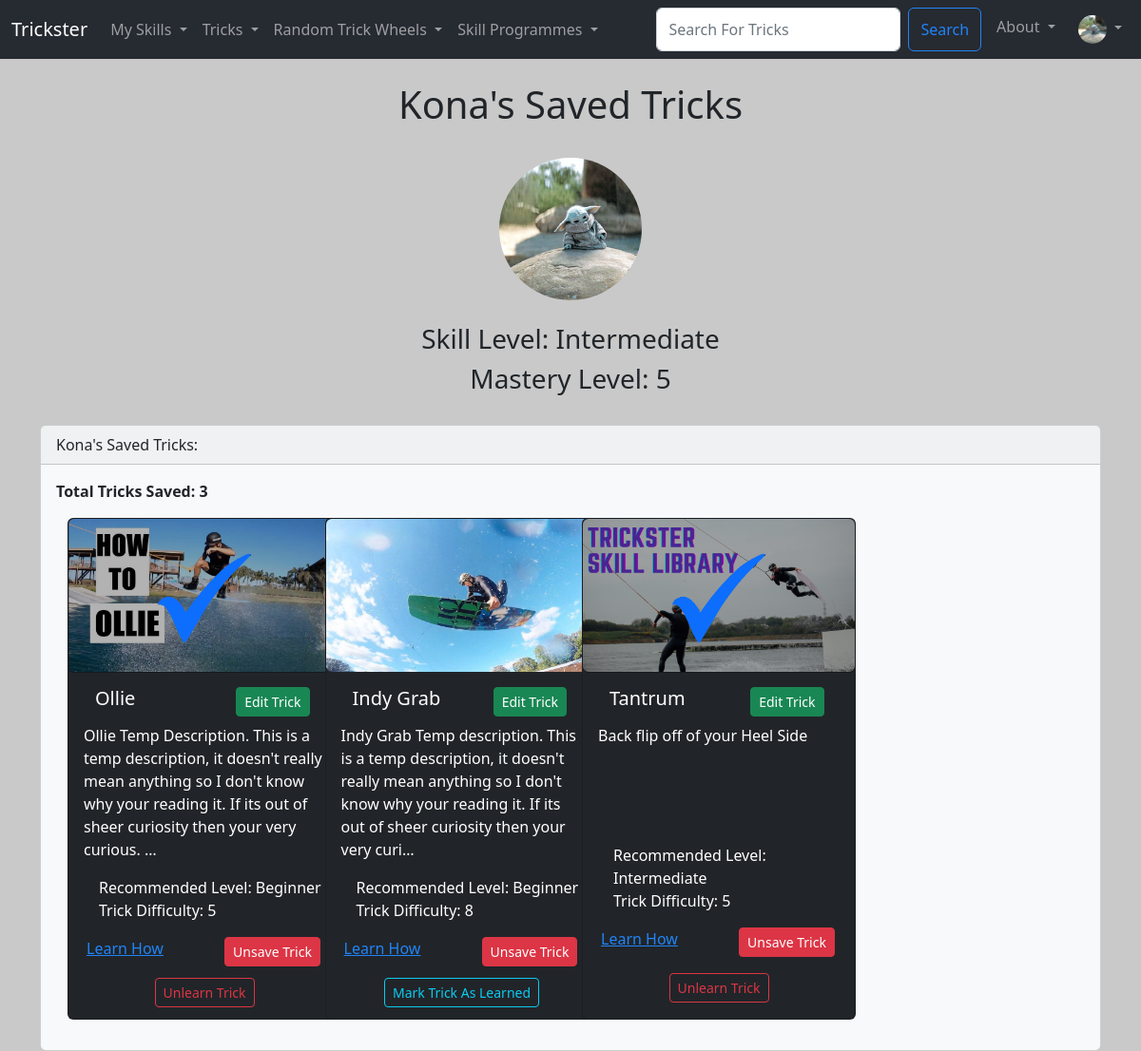
Screenshot of /Users/my_saved_tricks/1 (signed in) with the database file from the repository.
### Users/models.py (models this page shows, shortened)
class Trickster_User(AbstractBaseUser, PermissionsMixin):
  UserID = models.AutoField(primary_key=True)
  Email = models.EmailField(('Email Address'), unique=True)
  Username = models.CharField(('Username'),max_length=25, unique=True)
  FirstName = models.CharField(('First Name'),max_length=25)
  LastName = models.CharField(('Last Name'),max_length=25)
  DateOfJoining = models.DateField(default=timezone.now)
  is_staff = models.BooleanField(default=False)
  is_active = models.BooleanField(default=True)
  objects = CustomUserManager()
  USERNAME_FIELD = 'Email'
  REQUIRED_FIELDS = ['Username', 'FirstName', 'LastName']

class User_Profile(models.Model):
  User = models.OneToOneField(Trickster_User, on_delete=models.CASCADE)
  ProfilePhoto = models.ImageField(null=True, blank=True, upload_to="images/profile")
  Bio = models.TextField(blank=True)
  SkillLevel = models.ForeignKey(SkillLevel, default=get_default_skill_level, blank=True, null=True, on_delete=models.CASCADE)
  UserDifficultyLevel = models.PositiveIntegerField(default=1, null=True, validators=[MinValueValidator(1), MaxValueValidator(10)])
  UserLevelProgress = models.PositiveIntegerField(default=1, validators=[MinValueValidator(1), MaxValueValidator(100)])
  LearnedTricks = models.ManyToManyField(Trick, related_name='learned_trick', blank=True)
  SavedTricks = models.ManyToManyField(Trick, related_name='saved_trick', blank=True)
  CurrentlyLearningProgrammes = models.ManyToManyField(Trick_Programme, related_name='currently_learning_programme', blank=True)
  CompletedProgrammes = models.ManyToManyField(Trick_Programme, related_name='completed_programme', blank=True)
  CompletedLessons = models.ManyToManyField(Programme_Lesson, related_name='completed_lessons', blank=True)
  SavedProgrammes = models.ManyToManyField(Trick_Programme, related_name='saved_programme', blank=True)
  Follows =  models.ManyToManyField('self', related_name='followed_by', symmetrical=False, blank=True)

### TricksterMain/models.py (models this page shows, shortened)
class SkillLevel (models.Model):
  SkillLevelID = models.AutoField(primary_key=True)
  SkillLevelName = models.CharField(max_length=25)
  def __str__(self):
    return self.SkillLevelName

class Trick (models.Model):
  TrickID = models.AutoField(primary_key=True)
  TrickName = models.CharField(max_length=25)
  TrickDiscription = models.TextField(blank=True)
  TrickHowTo = models.TextField(blank=True)
  TrickRecLevel = models.ForeignKey(SkillLevel, blank=True, null=True, on_delete=models.CASCADE)
  TrickDifficulty = models.PositiveIntegerField(null=True, validators=[MinValueValidator(1), MaxValueValidator(10)])
  TrickImg = models.ImageField(null=True, blank=True, upload_to="images/")
  TrickCategory = models.ManyToManyField(Category, related_name='trick_category_tags', blank=True)
  approved = models.BooleanField('Approved', default=False)
  def __str__(self):
    return self.TrickName

### Users/views.py (the view)
# urls.py: path('my_saved_tricks/<int:pk>', views.my_saved_tricks, name="my-saved-tricks"),
def my_saved_tricks(request, pk):
  if request.user.is_authenticated:
    profile = User_Profile.objects.get(User_id=pk)
    trick_count = profile.SavedTricks.all().count()
    current_page = request.path
    return render(request, 'user_pages/my_saved_tricks.html', {'profile': profile, "trick_count":trick_count, 'current_page':current_page})
  else:
    messages.error(request, ("You Must Be Logged In To See This Page!"))
    return redirect('home')

### Users/templates/user_pages/my_saved_tricks.html (shortened to what this page needs)
{% extends 'main/base.html' %}
{% load static %}
{% block content  %}
{% if profile %}
  <div class="container text-center">
    <h1>{{ profile.User.FirstName }}'s Saved Tricks</h1>
    {% if profile.ProfilePhoto %}
      <img
      class="rounded-circle"
      height="150"
      src="{{ profile.ProfilePhoto.url }}"
      alt="User Profile Image"
      />
    {% endif %}
    <h3>Skill Level: {{ profile.SkillLevel }}</h3>
    <h3>Mastery Level: {{ profile.UserDifficultyLevel }}</h3>
    </div>
    <div class="card text-dark bg-light">
      <div class="card-header">
        {{ profile.User.FirstName }}'s Saved Tricks:
      </div>
      <div class="card-body">
        <p class="card-text"><strong>Total Tricks Saved: {{ trick_count }}</strong></p>
        <div class="container-md">
          <div class="row row-cols-1 row-cols-sm-2 row-cols-md-3 row-cols-xl-4 g-4">
            {% for trick in profile.SavedTricks.all %}
              {% include 'components/trick_cards.html' with trick=trick user=request.user current_page=current_page %}
            {% endfor %}
        </div>
      </div>
    </div>
  </div>
{% endif %}
{% endblock %}

### TricksterMain/templates/components/navbar.html (shortened to what this page needs)
{% load static %}
<nav class="navbar navbar-expand-lg navbar-dark bg-tricksterdark">
  <div class="container-fluid">
    <a class="navbar-brand" href="{%url 'home'%}">Trickster</a>
    <div class="collapse navbar-collapse" id="navbarSupportedContent">
      <ul class="navbar-nav me-auto mb-2 mb-lg-0">
        <li class="nav-item dropdown">
          <a class="nav-link dropdown-toggle" href="#" id="mySkillsDropdown" role="button" data-bs-toggle="dropdown" aria-expanded="false">
            My Skills
          </a>
        </li>
        <li class="nav-item dropdown">
          <a class="nav-link dropdown-toggle" href="#" id="tricksDropdown" role="button" data-bs-toggle="dropdown" aria-expanded="false">
            Tricks
          </a>
        </li>
        <li class="nav-item dropdown">
          <a class="nav-link dropdown-toggle" href="#" id="randomDropdown" role="button" data-bs-toggle="dropdown" aria-expanded="false">
            Random Trick Wheels
          </a>
        </li>
        <li class="nav-item dropdown">
          <a class="nav-link dropdown-toggle" href="#" id="tricksDropdown" role="button" data-bs-toggle="dropdown" aria-expanded="false">
            Skill Programmes
          </a>
        </li>
      </ul>
      <div class="navbar-nav ml-auto gap-2">
        <form class="d-flex" method="POST" action="{% url 'search-trick' %}">
          <input class="form-control me-2 input-sm" type="search" placeholder="Search For Tricks" aria-label="Search" name="trick_searched">
          <button class="btn btn-outline-primary" type="submit">Search</button>
        </form>
        <li class="nav-item dropdown">
          <a class="nav-link dropdown-toggle" href="#" id="tricksDropdown" role="button" data-bs-toggle="dropdown" aria-expanded="false">
            About
          </a>
        </li>
        {% if user.is_authenticated %}
        <li class="nav-item dropdown">
          <a class="nav-link dropdown-toggle" href="#" id="navbarScrollingDropdown" role="button" data-bs-toggle="dropdown" aria-expanded="false">
            {% if request.user.user_profile.ProfilePhoto %}
              <img
              class="rounded-circle"
              height="30"
              src="{{ request.user.user_profile.ProfilePhoto.url }}"
              alt="User Profile Image"
              />
            {% endif %}
          </a>
        </li>
        {% else %}
          <li class="nav-item">
            <a class="nav-link" href="{%url 'login'%}">Login</a>
          </li>
        {% endif %}
      </div>
    </div>
  </div>
</nav>

### TricksterMain/templates/components/trick_cards.html (shortened to what this page needs)
{% load static %}
<div class="col-sm">
  {% if user.is_authenticated %}
    <div class="card text-bg-dark mb-3" style="width: 18rem; height: 33rem;">
  {% else %}
    <div class="card text-bg-dark mb-3" style="width: 18rem; height: 30rem;">
  {% endif %}
    {% if trick.TrickImg %}
      <img src="{{ trick.TrickImg.url }}" class="img-fluid rounded" alt="trick cover image">
      {% if trick in request.user.user_profile.LearnedTricks.all %}
        <div class="card-img-overlay d-flex aligns-items-center justify-content-center" style="height: 10.1rem; background-color: rgba(0, 0, 0, 0.3)">
          <img src="{% static 'trickster/images/TheTickBlue.png' %}" class="img-fluid rounded" alt="default trick cover image">
        </div>
      {% endif %}
    {% else %}
      {% if trick in request.user.user_profile.LearnedTricks.all %}
        <div class="card-img-overlay d-flex aligns-items-center justify-content-center" style="height: 10.1rem; background-color: rgba(0, 0, 0, 0.3)">
          <img src="{% static 'trickster/images/TheTickBlue.png' %}" class="img-fluid rounded" alt="default trick cover image">
        </div>
      {% endif %}
    {% endif %}
    <div class="card-body">
      <h5 class="card-title">
        <div class="container">
          <div class="row">
            {% if user.is_superuser %}
              <div class="col-7">
                {{ trick }}
              </div>
              <div class="col-5">
                <a href="{% url 'update-trick' trick.TrickID %}" class="btn btn-success btn-sm">Edit Trick</a>
              </div>
            {% else %}
              <div class="col-12">
                {{ trick.TrickName }}
              </div>
            {% endif %}
          </div>
        </div>
      </h5>
      <p class="card-text">{{ trick.TrickDiscription|truncatechars:180 }}</p>
    </div>
    <ul class="list-group-dark list-group-flush">
      <li class="list-group-item">Recommended Level: {{ trick.TrickRecLevel }}</li>
      <li class="list-group-item">Trick Difficulty: {{ trick.TrickDifficulty }}</li>
    </ul>
    <div class="card-body-dark text-center gap-3" style="height: 3rem">
      <div class="container">
        <div class="row">
          <div class="col-6">
            <a href="{% url 'show-trick' trick.TrickID %}" class="card-link me-md-4">Learn How</a>
          </div>
          <div class="col-6">
            {% include 'components/save_trick_button.html' with saved_tricks=request.user.user_profile.SavedTricks user=request.user trick=trick current_page=current_page %}
          </div>
        </div>
      </div>
    </div>
    {% include 'components/learned_trick_button.html' with learned_tricks=request.user.user_profile.LearnedTricks user=request.user trick=trick current_page=current_page %}
  </div>
</div>

### TricksterMain/templates/components/save_trick_button.html (shortened to what this page needs)
{% if user.is_authenticated %}
  {% if trick in saved_tricks.all %}
    <form action="{% url 'unsave-trick' request.user.UserID %}" method="POST">
      <button type="submit", name="trick_id", value="{{trick.TrickID}}", class="btn btn-danger btn-sm">Unsave Trick</button>
    </form>
  {% else %}
    <form action="{% url 'save-trick' request.user.UserID %}" method="POST">
      {%  csrf_token %}
      <input type="hidden" name="current_page" value="{{ current_page }}"/>
      <button type="submit", name="trick_id", value="{{trick.TrickID}}", class="btn btn-primary btn-sm">Save Trick</button>
    </form>
  {% endif %}
{% endif %}

### TricksterMain/templates/components/learned_trick_button.html (shortened to what this page needs)
{% if user.is_authenticated %}
  <div class="card-body-dark text-center gap-3" style="height: 3rem">
    {% if trick in learned_tricks.all %}
      <form action="{% url 'unlearn-trick' request.user.UserID %}" method="POST">
        <button type="submit", name="trick_id", value="{{trick.TrickID}}", class="btn btn-outline-danger btn-sm">Unlearn Trick</button>
      </form>
    {% else %}
      <form action="{% url 'learned-trick' request.user.UserID %}" method="POST">
        <button type="submit", name="trick_id", value="{{trick.TrickID}}", class="btn btn-outline-info btn-sm">Mark Trick As Learned</button>
      </form>
    {% endif %}
  </div>
{% endif %}

### TricksterMain/templates/main/base.html (style rules this page uses)
body { background: #c9c9c9 }

### rows the page displays
Trickster_User: user.user_profile.ProfilePhoto (picture)
User_Profile: User.FirstName "Kona", ProfilePhoto (picture), SkillLevel "Intermediate", UserDifficultyLevel "5"
Trick: TrickName "Ollie", TrickDiscription "Ollie Temp Description. This is a temp description, it doesn't really mean anything so I don't know why your reading it. If its out of sheer curiosity then your very curious. …", TrickRecLevel "Beginner", TrickDifficulty "5", {{ trick.TrickID }} 15 (drawn)
Trick: TrickImg (picture), TrickName "Indy Grab", TrickDiscription "Indy Grab Temp description. This is a temp description, it doesn't really mean anything so I don't know why your reading it. If its out of sheer curiosity then your very curi…", TrickRecLevel "Beginner", TrickDifficulty "8", {{ trick.TrickID }} 17 (drawn)
Trick: TrickName "Tantrum", TrickDiscription "Back flip off of your Heel Side", TrickRecLevel "Intermediate", TrickDifficulty "5", {{ trick.TrickID }} 27 (drawn)

### other values shown
{{ trick_count }} "3"
